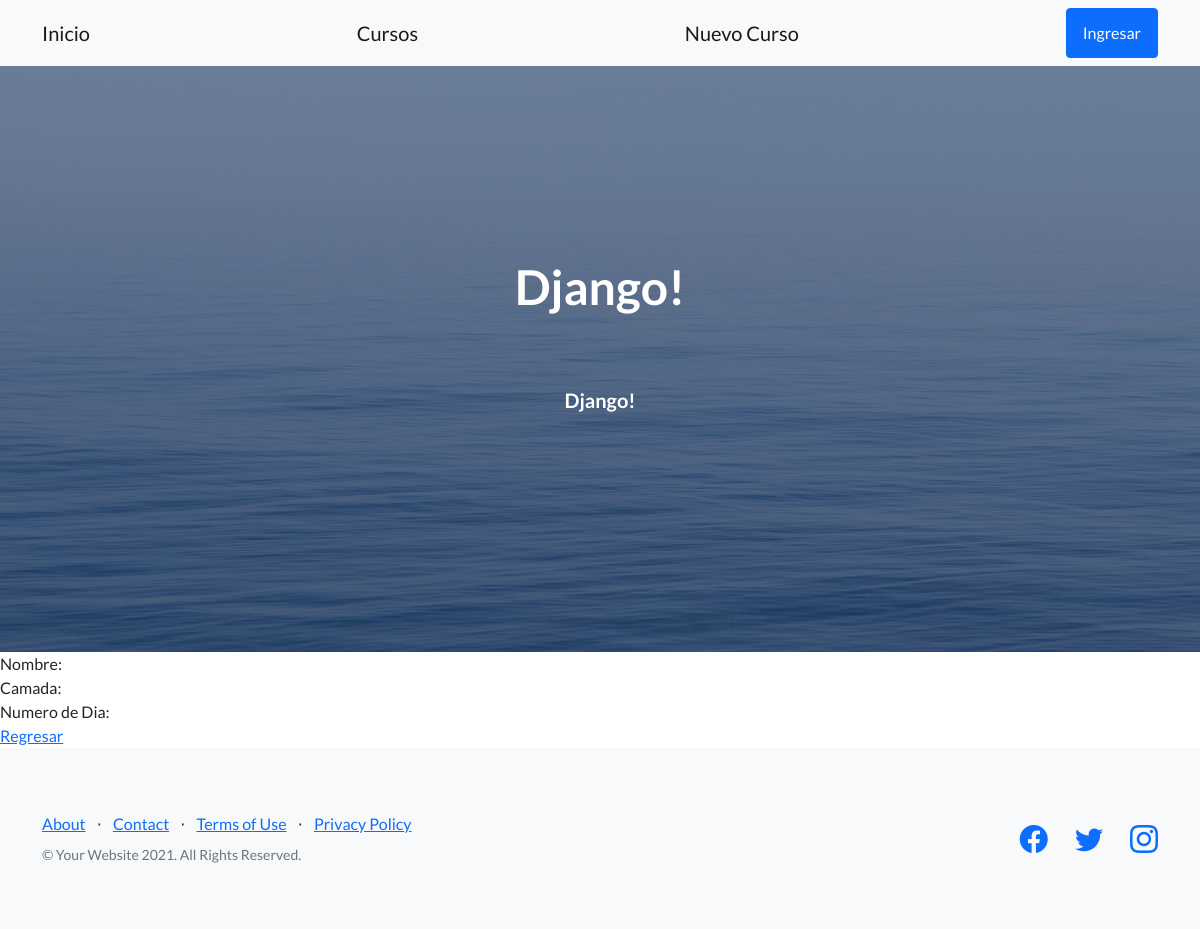
/AppCoder/cursos/detail/0, run on an earlier commit of the app's database.
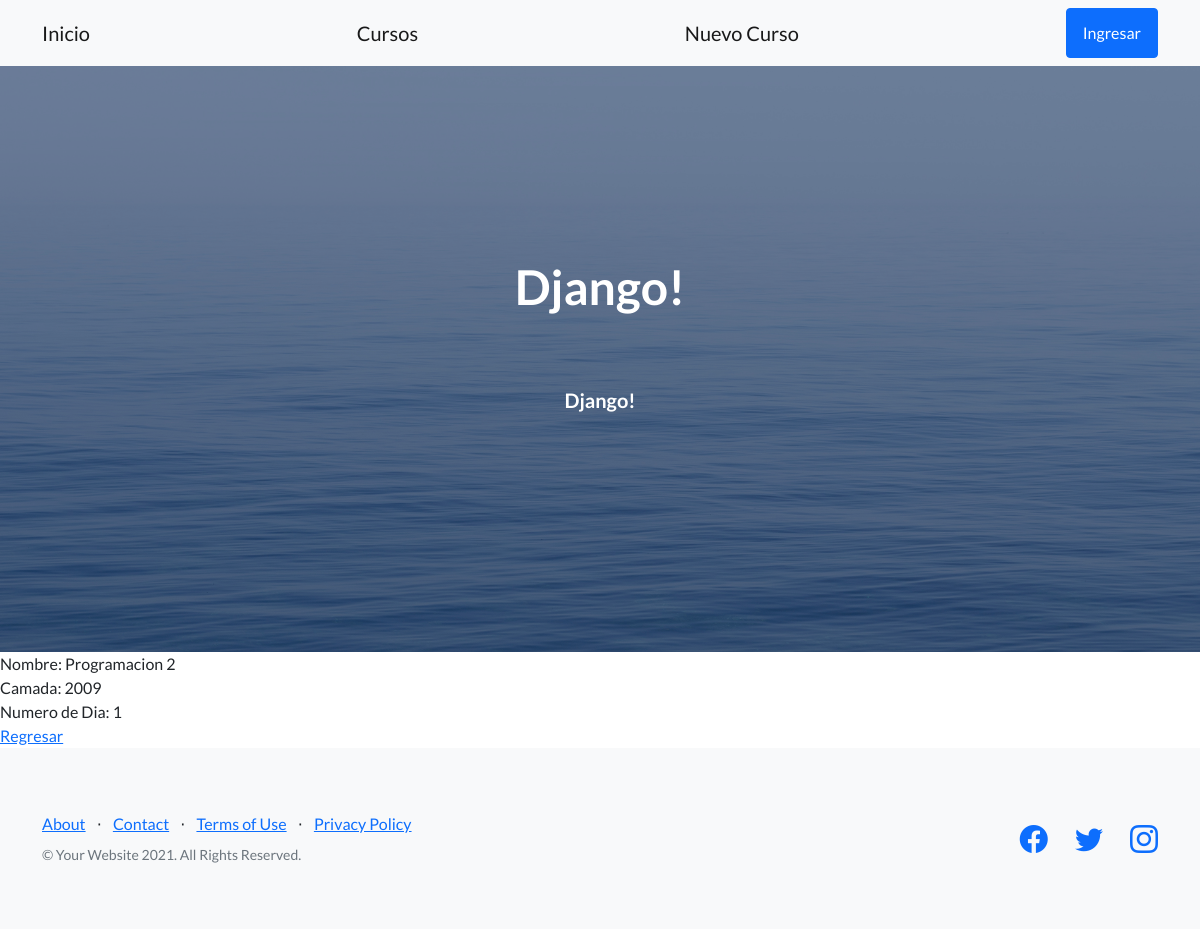
And on a later commit of the database.
### AppCoder/models.py (models this page shows)
class Curso(models.Model):
    nombre = models.CharField(max_length=40)
    camada = models.IntegerField()
    numero_dia = models.IntegerField()

### AppCoder/views.py (the view)
# urls.py: path("cursos/detail/<pk>", views.CursoDetail.as_view(), name='Detail'),
class CursoDetail(DetailView):
    model = Curso
    template = 'AppCoder/curso_detail.html'

### AppCoder/templates/AppCoder/curso_detail.html
{% extends "AppCoder/padre.html" %}
{% load static %}
{% block contenidoQueCambia %}
Nombre: {{curso.nombre}}
<br>
Camada: {{curso.camada}}
<br>
Numero de Dia: {{curso.numero_dia}}
<br>
<a href="{%url 'List' %}">Regresar </a>
{% endblock %}

What changed in the data, as far as the page shows it:
now on this page (row edited): Curso: nombre "Programacion 2", camada "2009", numero_dia "1"
